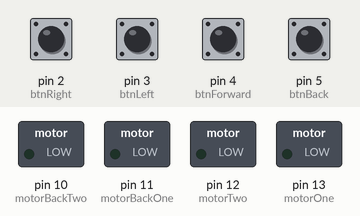
Simulated run of this sketch. Board: Arduino Uno, built with avr-gcc and run on an emulated ATmega328P. Parts: switched loads named in the sketch (green lamp = pin HIGH). The test bench sets the inputs (shaded band); at power-on: pin 2 (btnRight), pin 3 (btnLeft), pin 4 (btnForward), pin 5 (btnBack) LOW.

Above: at 1.2 s.
1.3 s: pin 2 (btnRight) pulled HIGH for 0.25 s
At 1.5 s:
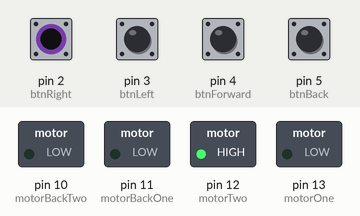
3.1 s: pin 3 (btnLeft) pulled HIGH for 0.25 s
At 3.3 s:
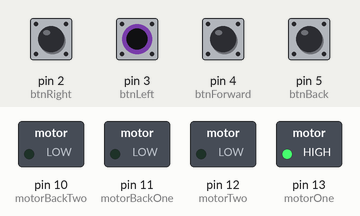
4.9 s: pin 4 (btnForward) pulled HIGH for 0.25 s
At 5.1 s:
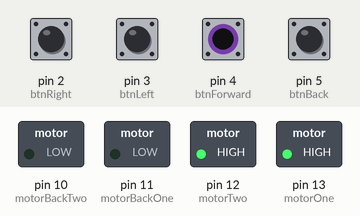
6.7 s: pin 5 (btnBack) pulled HIGH for 0.25 s
At 6.9 s:
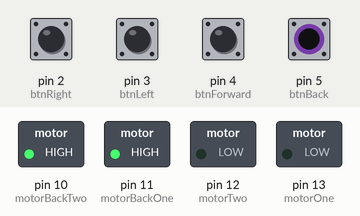
Timing chart, 0 to 9.5 s (numbered marks = the images above; inputs shaded):
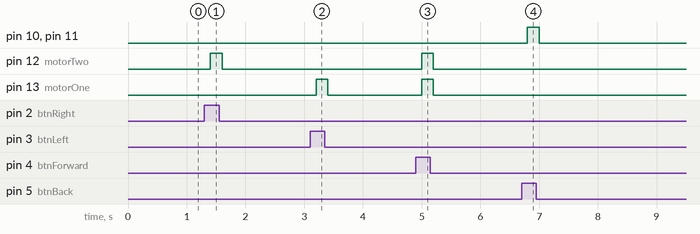

The sketch:

SillaRuedas.ino
```cpp
//#include <NewPing.h>
//#define TRIGGER_PIN  6
//#define ECHO_PIN     7
//#define MAX_DISTANCE 200
#define motorOne 13
#define motorTwo 12
#define motorBackOne 11
#define motorBackTwo 10
#define btnRight 2
#define btnLeft 3
#define btnForward 4
#define btnBack 5
//#define trig 6
//#define echo 7

int isRight = 0;
int isLeft = 0;
int isForward = 0;
int isBack = 0;
//NewPing sonar(TRIGGER_PIN, ECHO_PIN, MAX_DISTANCE);
void setup() {
  // put your setup code here, to run once:
  pinMode(motorOne, OUTPUT);
  pinMode(motorTwo, OUTPUT);
  pinMode( motorBackOne, OUTPUT);
  pinMode( motorBackTwo, OUTPUT);
  pinMode(btnRight, INPUT);
  pinMode(btnLeft, INPUT);
  pinMode(btnForward, INPUT);
  pinMode(btnBack, INPUT);

 // Serial.begin(9600);
}

void loop() {
  // put your main code here, to run repeatedly:
  //delay(10);
  // Obtener medicion de tiempo de viaje del sonido y guardar en variable uS

  //Serial.println(distance);
  isLeft = digitalRead(btnLeft);
  isRight = digitalRead(btnRight);
  isForward = digitalRead(btnForward);
  isBack = digitalRead (btnBack);

    //distance = uS / US_ROUNDTRIP_CM;
  if (isLeft){
    digitalWrite(motorOne, HIGH);
    digitalWrite(motorTwo, LOW);
    digitalWrite(motorBackOne, LOW);
    digitalWrite(motorBackTwo, LOW);
  }else if (isRight){
    digitalWrite(motorOne, LOW);
    digitalWrite(motorTwo, HIGH);
    digitalWrite(motorBackOne, LOW);
    digitalWrite(motorBackTwo, LOW);
  }else if (isForward){
    digitalWrite(motorOne, HIGH);
    digitalWrite(motorTwo, HIGH);
    digitalWrite(motorBackOne, LOW);
    digitalWrite(motorBackTwo, LOW);
  }else  if (isBack){
    digitalWrite(motorOne, LOW);
    digitalWrite(motorTwo, LOW);
    digitalWrite(motorBackTwo, HIGH);
    digitalWrite(motorBackOne, HIGH);
  }else{
    digitalWrite(motorOne, LOW);
    digitalWrite(motorTwo, LOW);
    digitalWrite(motorBackOne, LOW);
    digitalWrite(motorBackTwo, LOW);
  }
//  if (isRight){
//    digitalWrite(motorTwo, HIGH);
//    digitalWrite(motorOne, LOW);
//  }else{
//    digitalWrite(motorTwo, LOW);
//    digitalWrite(motorOne, LOW);
//  }
//  if (isForward){
//
//      digitalWrite(motorOne, HIGH);
//      digitalWrite(motorTwo, HIGH);
//  }else{
//    digitalWrite(motorOne, LOW);
//    digitalWrite(motorTwo, LOW);
//  }
//
//
//  if (isBack){
//    digitalWrite(motorTwo, HIGH);
//    digitalWrite(motorOne, HIGH);
//  }else{
//    digitalWrite(motorTwo, LOW);
//    digitalWrite(motorOne, LOW);
//  }
  delay(200);
}

void turnOn(int port){
   digitalWrite(port, HIGH);
}
```

Measured:
- after the input at 1.3 s, pin 12 (motorTwo): LOW → HIGH after 0.10 s, → LOW 0.20 s later
- after the input at 3.1 s, pin 13 (motorOne): LOW → HIGH after 0.10 s, → LOW 0.20 s later
- after the input at 4.9 s, pin 12 (motorTwo), pin 13 (motorOne): LOW → HIGH after 0.10 s, → LOW 0.20 s later
- after the input at 6.7 s, pin 10 (motorBackTwo), pin 11 (motorBackOne): LOW → HIGH after 0.10 s, → LOW 0.20 s later
